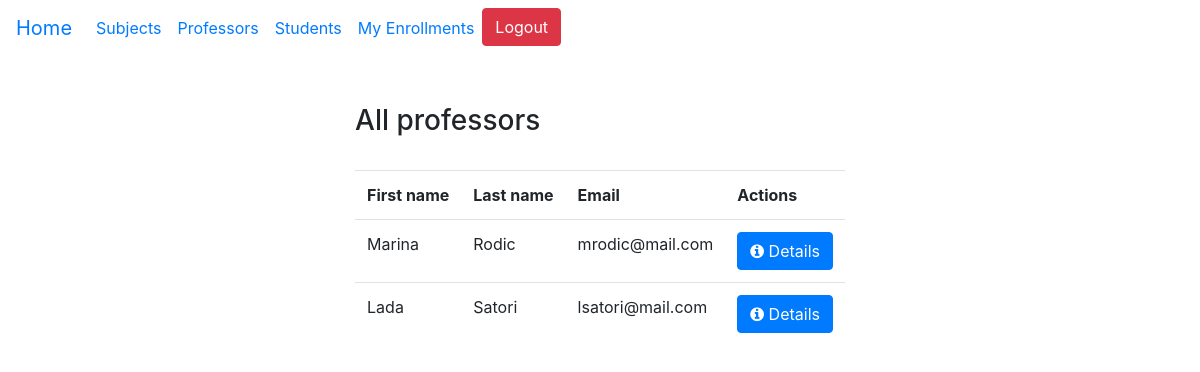
Screenshot of /professors/ (signed in) with the database file from the repository.
### base/models.py (models this page shows)
class User(AbstractUser):
    STATUSES = (('None', 'None'), ('Regular', 'Regular'), ('Part time', 'Part time'))
    status = models.CharField(max_length=50, choices=STATUSES, null=True, blank=True)
    role = models.ForeignKey(Role, on_delete=models.PROTECT, null=True, blank=True)

### base/views.py (the view)
# urls.py: path('professors/', views.get_all_professors, name='all_professors'),
@login_required(login_url="/login/")
def get_all_professors(request):
    role_professor = Role.objects.get(name="Professor")
    professors = User.objects.filter(role=role_professor)
    return render(request, "all_professors.html", {"professors":professors})

### base/templates/all_professors.html (shortened to what this page needs)
{% extends 'base.html' %}
{% block all_professors %}
<h3> All professors </h3>
<br>
<table class="table">
    <tr>
        <th> First name </th>
        <th> Last name </th>
        <th> Email </th>
        <th> Actions </th>
    </tr>
    {% for professor in professors %}
    <tr>
        <td> {{professor.first_name}} </td>
        <td> {{professor.last_name}} </td>
        <td> {{professor.email}} </td>
        <td>
            <a class="btn btn-primary" href="{% url 'user_details' professor.id %}"> <i class="fa fa-info-circle"></i> Details </a>
        </td>
    </tr>
    {% endfor %}
</table>
{% endblock %}

### rows the page displays
User: first_name "Marina", last_name "Rodic", email "mrodic@mail.com"
User: first_name "Lada", last_name "Satori", email "lsatori@mail.com"
